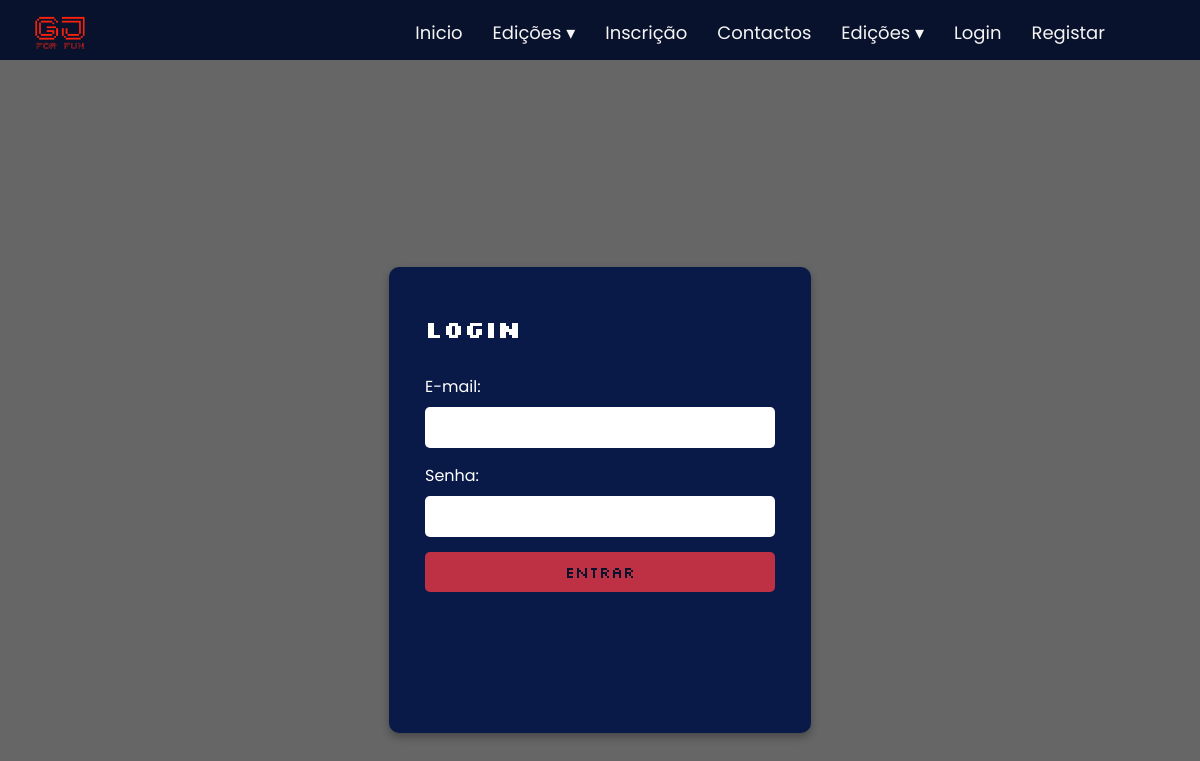
The app's page /login.php, older data.
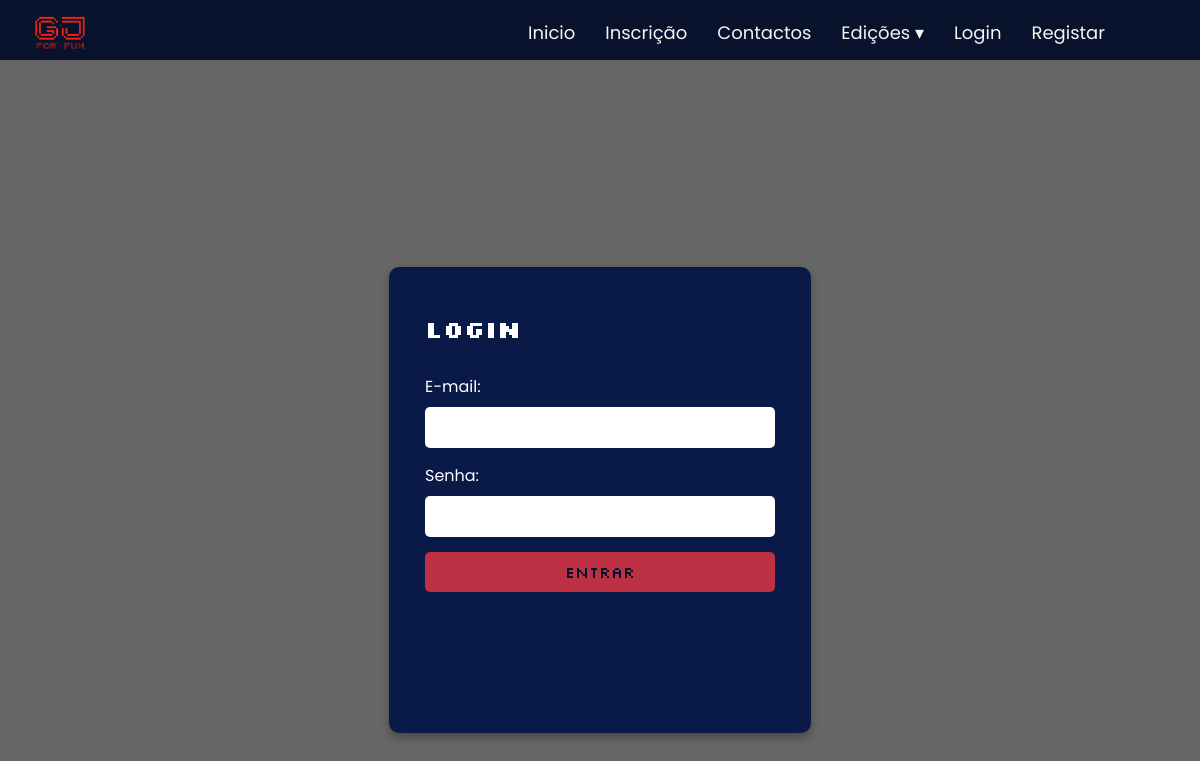
The same page, newer data.
### tables this page shows
CREATE TABLE `menus` (
  `id_menu` int(11) NOT NULL,
  `titulo` varchar(50) NOT NULL,
  `url` varchar(255) NOT NULL,
  `ordem` int(11) DEFAULT 0,
  `pai_id` int(11) DEFAULT NULL,
  `ativo` tinyint(1) DEFAULT 1
);

### menu.php (the view, shortened to what this page needs)
<?php
$host = '127.0.0.1';
$dbname = 'gamejamforfun2';
$user = 'root';
$password = '';
$conn = new mysqli($host, $user, $password, $dbname);
function getMenuItems($conn) {
    $items = [];
    $sql = "SELECT id_menu, titulo, url, pai_id
            FROM menus
            WHERE ativo = 1
            ORDER BY ordem ASC";
    if ($result = $conn->query($sql)) {
        $items = $result->fetch_all(MYSQLI_ASSOC);
    }
    return $items;
}
$menuItems = getMenuItems($conn);
function buildMenuTree($items, $parentId = null) {
    $branch = [];
    foreach ($items as $item) {
        if ($item['pai_id'] == $parentId) {
            $children = buildMenuTree($items, $item['id_menu']);
            if ($children) {
                $item['children'] = $children;
            }
            $branch[] = $item;
        }
    }
    return $branch;
}
function renderMenu($menuTree, $currentPage = '') {
    foreach ($menuTree as $item) {
        $hasChildren = isset($item['children']) && count($item['children']) > 0;
        $itemUrl     = $item['url'] ?? '#';
        $itemBase    = basename(parse_url($itemUrl, PHP_URL_PATH));
        if (in_array(strtolower($itemBase), ['login.php', 'logout.php'])) {
            continue;
        }
        $active = ($itemBase === $currentPage) ? ' class="active"' : '';
        if ($hasChildren) {
            echo '<div class="dropdown">';
            echo '<a href="#">' . htmlspecialchars($item['titulo']) . ' ▾</a>';
            echo '<div class="dropdown-content">';
            echo '</div></div>';
        }
        else {
            echo '<a href="' . htmlspecialchars($itemUrl) . '"' . $active . '>'
                 . htmlspecialchars($item['titulo']) . '</a>';
        }
    }
}
$currentPage = basename($_SERVER['PHP_SELF']);
$menuTree = buildMenuTree($menuItems);
?>
<div class="menu">
    <a href="index.php">
        <div class="menu-container">
            <img src="img/logo.png" alt="Logo do Site" class="logo">
        </div>
    </a>
    <div class="menu-links" id="menu">
        <?php renderMenu($menuTree, $currentPage); ?>
<div class="dropdown">
    <a href="#">Edições ▾</a>
</div>
        <?php if (!isset($_SESSION["usuarioEmail"])): ?>
            <a href="login.php">Login</a>
            <a href="registar.php">Registar</a>
        <?php endif; ?>
    </div>
</div>
</html>

### login.php (shortened to what this page needs)
<!DOCTYPE html>
<html lang="pt">
<head>
    <link rel="stylesheet" href="https://cdnjs.cloudflare.com/ajax/libs/font-awesome/6.5.1/css/all.min.css">
    <link rel="stylesheet" href="css/loginstyle.css">
</head>
<body>
    <?php include 'menu.php'; ?>
    <div class="login-wrapper">
        <form action="login.php" method="POST">
            <h2>Login</h2>
            <label for="email">E-mail:</label>
            <input type="email" id="email" name="email" required>
            <label for="senha">Senha:</label>
            <input type="password" id="senha" name="senha" required>
            <button type="submit">Entrar</button>
        </form>
    </div>
</body>
</html>

### css/loginstyle.css (style rules this page uses)
* { margin: 0; padding: 0; box-sizing: border-box; font-family: "Poppins", sans-serif; }
body { font-family: "Poppins", sans-serif; overflow: hidden; }
.logo { position: relative; height: 80px; width: auto; top: 10px; }
.menu { position: fixed; top: 0; width: 100%; background-color: #09122c; z-index: 1000; display: flex; align-items: center; justify-content: space-between; padding: 10px 20px; height: 60px; }
.menu-links { display: flex; margin-top: -50px; margin-right: 60px; }
.menu-links a { color: whitesmoke; text-decoration: none; margin: 0 15px; font-size: 18px; text-align: center; top: 30px; font-family: "Poppins", sans-serif; position: relative; padding-bottom: 5px; }
.dropdown { position: relative; display: inline-block; }
.login-wrapper { display: flex; justify-content: center; align-items: center; height: 100vh; position: relative; z-index: 1; }
form h2 { text-align: left; font-family: "Silkscreen",sans-serif; margin-bottom: 30px; margin-top: 10px; cursor: default; text-decoration: none; transition: background 0.3s ease; color: white; }
form { background: #091948; color: rgb(255, 255, 255); padding: 36px; border-radius: 10px; width: 422px; box-shadow: 0px 4px 8px rgba(0, 0, 0, 0.3); font-family: "barlow", sans-serif; text-align: left; height: 466px; }
form label { display: block; margin-bottom: 8px; font-size: 16px; }
form input { width: 100%; padding: 10px; margin-bottom: 15px; border: none; border-radius: 5px; font-size: 14px; }
form button { width: 100%; padding: 10px; background-color: #BE3144; color: #09122c; font-size: 16px; border: none; border-radius: 5px; cursor: pointer; font-family: "Silkscreen",sans-serif; }

Row changes from the older to the newer data that the page shows:
removed menus: titulo "Edições"
